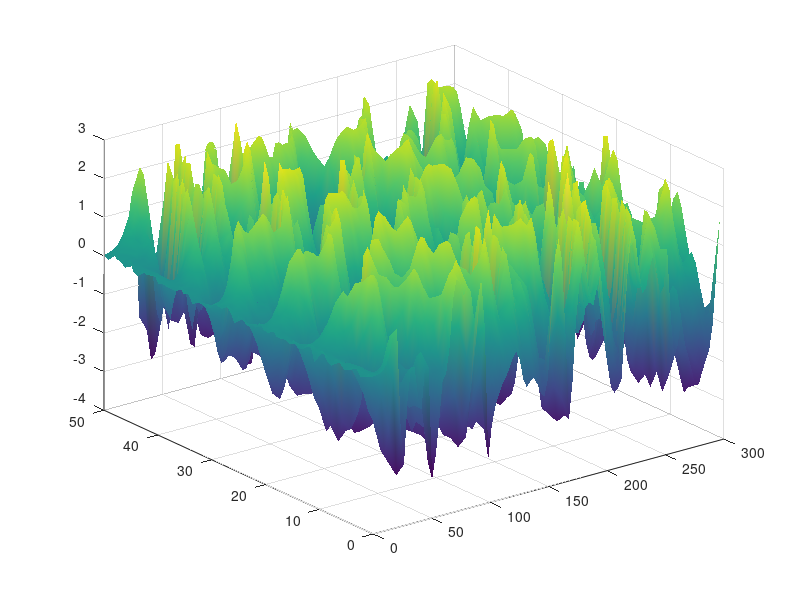

Recreate this plot in MATLAB. (Note: this script raises an error after producing the figure.)
% kursiv2.m - solution of Kuramoto-Sivashinsky equation by ETDRK4 scheme
%
% u_t = -u*u_x - u_xx - u_xxxx, periodic BCs on [0, d]
% computation is based on v = fft(u), so linear term is diagonal
% compare p27.m in Trefethen, "Spectral Methods in MATLAB", SIAM 2000
% AK Kassam and LN Trefethen, July 2002

% Spatial grid and initial condition:
  N = 64;  d = 50;
  x = d*(1:N)'/N;
%  u = cos(x/16).*(1+sin(x/16));
  u = 0.1*randn(N,1);  % or a random initial condition - RLD
  v = fft(u);
  
% Precompute various ETDRK4 scalar quantities:
  h = 1/4;                            % time step
  k = [0:N/2-1 0 -N/2+1:-1]'.*(2*pi/d);      % wave numbers
  L = k.^2 - k.^4;                    % Fourier multipliers
  E = exp(h*L); E2 = exp(h*L/2);
  M = 16;                             % no. of points for complex means
  r = exp(1i*pi*((1:M)-.5)/M);        % roots of unity
  LR = h*L(:,ones(M,1)) + r(ones(N,1),:);
  Q = h*real(mean( (exp(LR/2)-1)./LR ,2));
  f1 = h*real(mean( (-4-LR+exp(LR).*(4-3*LR+LR.^2))./LR.^3 ,2));
  f2 = h*real(mean( (2+LR+exp(LR).*(-2+LR))./LR.^3 ,2));
  f3 = h*real(mean( (-4-3*LR-LR.^2+exp(LR).*(4-LR))./LR.^3 ,2));

% Main time-stepping loop:
  uu = u; tt = 0;
  tmax = 300; nmax = round(tmax/h); nplt = floor((tmax/100)/h);
  g = -0.5i*k;
  for n = 1:nmax,
    t = n*h;
    Nv = g.*fft(real(ifft(v)).^2);
    a = E2.*v + Q.*Nv;
    Na = g.*fft(real(ifft(a)).^2);
    b = E2.*v + Q.*Na;
    Nb = g.*fft(real(ifft(b)).^2);
    c = E2.*a + Q.*(2*Nb-Nv);
    Nc = g.*fft(real(ifft(c)).^2);
    v = E.*v + Nv.*f1 + 2*(Na+Nb).*f2 + Nc.*f3;
    if mod(n,nplt)==0,
      u = real(ifft(v)); uu = [uu,u]; tt = [tt,t]; end
  end
  
% Plot results:
  surf(tt,x,uu), shading interp, lighting phong, axis tight
  view([-90 90]), colormap(autumn); set(gca,'zlim',[-5 50])
  light('color',[1 1 0],'position',[-1,2,2])
  material([0.30 0.60 0.60 40.00 1.00]);